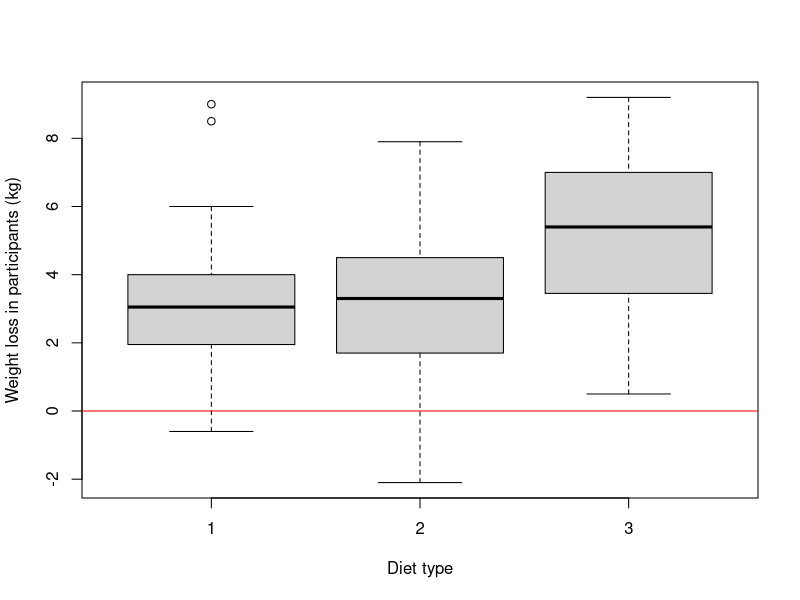
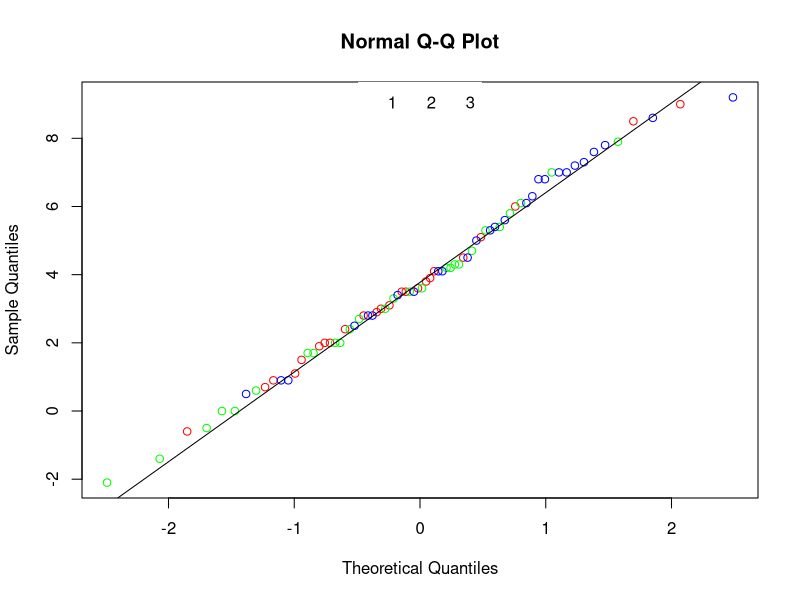

Generate these figures, in order, with R:
## ---- chunk 1

## Reading into the csv 

diet = read.csv("diet_1.csv")
diet$weight.loss = diet$initial.weight - diet$final.weight 
diet$gender      = factor(diet$gender,levels=c("Female","Male"))
boxplot(weight.loss~diet.type,data=diet,col="light gray",
        ylab = "Weight loss in participants (kg)", xlab = "Diet type")
abline(h=0,col="red")


## ---- chunk 2
## Fisher
## Welch
## Diet Kruskal 

diet.fisher  = aov(weight.loss~diet.type,data=diet)
diet.welch   = oneway.test(weight.loss~diet.type,data=diet)
diet.kruskal = kruskal.test(weight.loss~diet.type,data=diet)

summary(diet.fisher)
print(diet.welch)
print(diet.kruskal)

## ---- chunk 3
## One-way Anova 

summary(aov(weight.loss~diet.type,data=diet))

## ---- chunk 4

diet$diet.type   = factor(diet$diet.type,levels=c("1","2","3"))
col_group = rainbow(nlevels(diet$diet.type))
qqnorm(diet$weight.loss,col=col_group[as.numeric(diet$diet.type)])
qqline(diet$weight.loss)
legend("top",legend=levels(diet$diet.type),col=col_group,ncol=3,box.lwd=NA)


## ---- chunk 5
## Two-way t-tests 

t.test(weight.loss~diet.type,data=diet[diet$diet.type!="1",],var.equal = TRUE)
t.test(weight.loss~diet.type,data=diet[diet$diet.type!="2",],var.equal = TRUE)
t.test(weight.loss~diet.type,data=diet[diet$diet.type!="3",],var.equal = TRUE)


## ---- chunk 6

## assigning mean and median 

mean  = tapply(diet$weight.loss,diet$diet.type,mean)
median = tapply(diet$weight.loss,diet$diet.type,median)
mean
median


## ---- chunk 7

## residual mean 
## residuals median

diet$residual.mean   = (diet$weight.loss - mean[as.numeric(diet$diet.type)])
diet$residual.median = (diet$weight.loss - median[as.numeric(diet$diet.type)])
diet[1:25,]


## ---- chunk 8

## shapiro test 

shapiro.test(diet$residual.mean)
